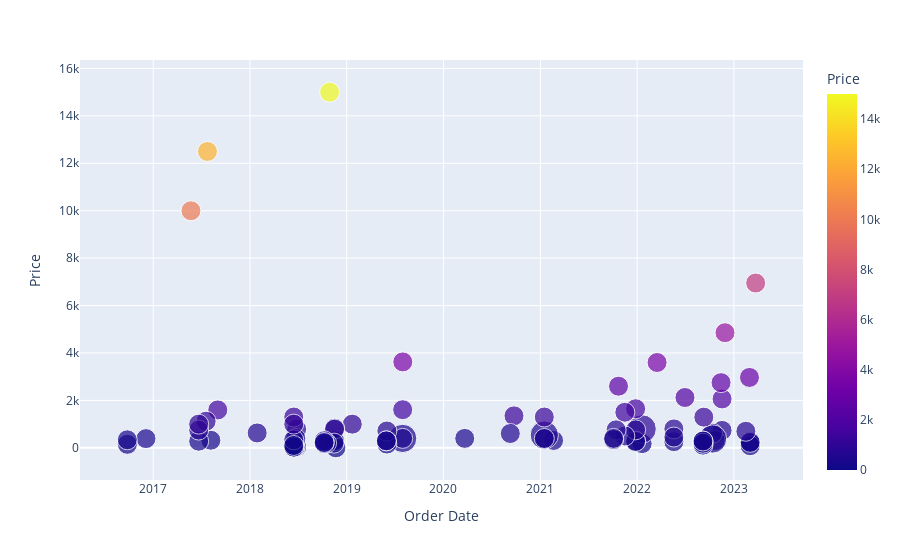

The cell this chart's notebook holds for it:
### Code cell
px.scatter(data_frame=orders_df, x='Order Date', y='Total Owed', color='Total Owed',
           labels={'Total Owed': 'Price'},hover_data=['Product Name'],size='Quantity')

### Figure 1 — Plotly figure (JSON) as saved in the notebook; plotly's stock layout.template omitted (floating-point values rounded to 4 significant figures)
{"data": [{"customdata": [["Rynox Air GT 4 Jacket - Mesh Motorcycle Riding Jacket with Impact Protection and Abrasion Resistance - Black White | Small"], ["3M Auto Specialty Tyre Dresser (250 ml) | Long lasting tyre Gloss | Fading and Crack Prevention."], ["Motul C2 Chain Lube for All Bikes (150 ml)"], ["Stewit Universal Motorcycle/Cycle Chain Cleaner Brush for Bikes (Blue)"], ["Motul C1 Chain Clean for All Bikes (150 ml)"], ["Stewit Universal Motorcycle/Cycle Chain Cleaner Brush for Bikes (Blue)"], ["3M Auto Specialty Tyre Dresser (250 ml) | Long lasting tyre Gloss | Fading and Crack Prevention."], ["Motul C1 Chain Clean for All Bikes (150 ml)"], ["Motul C2 Chain Lube for All Bikes (150 ml)"], ["Stewit Universal Motorcycle/Cycle Chain Cleaner Brush for Bikes (Blue)"], ["Motul C2 Chain Lube for All Bikes (150 ml)"], ["3M Auto Specialty Tyre Dresser (250 ml) | Long lasting tyre Gloss | Fading and Crack Prevention."], ["Motul C1 Chain Clean for All Bikes (150 ml)"], ["Peter England Men's Blue Blazer Slim (PIBZSNSBS78506_MediumBlue80_44)"], ["FitBox Sports Intruder 20 Kg Adjustable PVC Dumbbells Weights With Dumbbells Rods For Home Gym & Strength Training, 10 Kg X 2 (Black)"], ["FitBox Sports Intruder 20 Kg Adjustable PVC Dumbbells Weights With Dumbbells Rods For Home Gym & Strength Training, 10 Kg X 2 (Black)"], ["Axor Apex Hunter D/V Dull Black Red Helmet-M"], ["Tribit XSound Go 16W 5.0 Bluetooth Speaker with Loud Sound & Rich Bass, 24H Playtime, IPX7 Waterproof, Wireless Stereo Pairing, Type-C, Portable Wirel"], ["iClever HS14 Headphones for Girls, Kids Headphones with Mic, 94dB Volume Limited, Adjustable Headband, Foldable, Wired Over Ear Child Headset for Onli"], ["Rynox Air GT Riding Gloves (Grey Red, M)"], ["Rynox Air GT Riding Gloves (Grey Red, M)"], ["SOFTSPUN Microfiber Cloth - 4 pcs - 40x40 cms - 340 GSM Grey- Thick Lint & Streak-Free Multipurpose Cloths - Automotive Microfibre Towels for Car Bike"], ["Himalayan Organics Omega 3 6 9 Flaxseed Oil With Nutrition Supplement For Healthy Hair, Skin, Joint, Brain, Muscles And Bones - 90 Vegetarian Capsules"], ["Dr.Vaidya's Herbobuild Pack of 1 | 30 capsules | Ayurvedic Muscle & Mass Gainer Capsules | Muscle Protein Synthesis | Lean Mass Gainer | Improved Stam"], ["Peter England Men's Polyester Blend Regular Business Suit Pants Set (PESUONSB814767_Blue_36)"], ["eSplanade - 5 inches - Singing Bowl Tibetan Buddhist Prayer Instrument With Striker Stick | OM Bell | OM Bowl | Meditation Bowl | Music Therapy"], ["SFT Cinnamon (Dalchini Stick) 200 Gm"], ["Saffola Honey, 100% Pure NMR tested Honey, 1.0kg"], ["SFT Cardamom Green (Elaichi) 100 Gm"], ["Evergreen Farms Fresh Whole Cashews Kaju 250 Grams"], ["Steelbird SBA-1 R2K Double Visor Full Face Graphics ABS Helmet, Inner Silver Sun Shield and Outer Clear Visor (Medium 580 mm, Matt Black Grey)"], ["Himalayan Organics Omega 3 6 9 Vegan Natural Nutrition Supplement for Muscle , Bone , Heart & Skin - 90 Veg Capsules"], ["DR. VAIDYA'S new age ayurveda Herbobuild| Ayurvedic Capsules for Muscle Gain | Stamina and Performance | Power of Ashwagandha, Shatavari and Safed Mus"], ["Azani Plant Mass Gainer 1kg | 1083 Kcal, 45g Vegan Protein, 225g Carbohydrates, 0.5g Chlorella, 0.3g Ashwagandha | Intense Muscle Recovery, Weight Gai"], ["Vedapure Natural L-Arginine Nitric Oxide Booster Supplement For Energy, Muscle Growth, Heart Health, Vascularity & Double Strength - 60 Capsules (Pack"], ["Casio Youth-Analog Black Dial Men's Watch-MCW-100H-9A2VDF (AD215)"], ["Dettol Liquid Hand wash Refill Original -1500 ml"], ["Reiki Crystal Products Unisex Natural \"Certified\" Stone Tiger Eye Bracelet for Healing and Meditation, Protection, Courage (Golden & Brown)"], ["Reiki Crystal Products Unisex Natural \"Certified\" Stone Tiger Eye Bracelet for Healing and Meditation, Protection, Courage (Golden & Brown)"], ["Dettol Liquid Hand wash Refill Original -1500 ml"], ["Reiki Crystal Products Unisex Natural \"Certified\" Stone Tiger Eye Bracelet for Healing and Meditation, Protection, Courage (Golden & Brown)"], ["Dettol Liquid Hand wash Refill Original -1500 ml"], ["Just rider Bamboo Football Cotton Socks/Stockings for Men Women Knee High Length Superior Grip for Shin Guard, Anti Slip Blister Protection Anti Odour"], ["Dabur Cold Pressed Mustard Oil -1L : Healthy Cooking Oil with the Goodness of Omega 3 & 6"], ["Saffola Total Refined Cooking Oil | Blended Rice Bran & Safflower Oil | Helps Manage Cholesterol | Pouch, 4 X 1L Pouch"], ["Oleev Olive Pomace Oil for Everyday Cooking, 5L TIN"], ["Redragon Karura K502 Wired USB Gaming Keyboard with RGB LED Backlight, 104 Silent Keys and Wrist Rest (Black)"], ["Zebronics Zeb-Transformer-M Optical USB Gaming Mouse with LED Effect(Black)"], ["Butterfly Jet Elite Mixer Grinder, 750W, 4 Jars (Grey)"], ["Nestle Resource High Protein - 400g Pet Jar Pack (Vanilla Flavor)"], ["Boult Audio BassBuds Loop Wireless Bluetooth in Ear Earphone with Mic (Black)"], ["boAt BassHeads 152 KKR Edition in Ear Wired Earphones with Mic(Thunder Purple)"], ["Amazon Pay balance: Credits"], ["Pawzone Yellow Body Harness With Leash for Dogs -Medium(3/4 Inch)"], ["xcluma Waist Pack Travel Handy Hiking Zip Pouch Document Money Phone Belt Sport Bag Bum Bag for Men and Women Polyester (Grey)"], ["Lion Saffron, Original Kashmir Lacha Saffron/ Kesar/ Keshar (Certified Grade A) for Biryani, Beauty, Improved Health and Tilak (Pack of 1 (1gram))"], ["Oreva Roman Figure Round Plastic Analog Wall Clock (28 cm x 28 cm x 3.9 cm, Silver, AQ-1457)"], ["Infinity (JBL) Fuze 100 Deep Bass Dual Equalizer IPX7 Waterproof Portable Wireless Speaker (Charcoal Black)"], ["Police Hedge Polyester 30 Ltr Black Laptop Stylish Premium Quality Backpack"], ["LPG cylinder booking"], ["Mobile Prepaid Recharge"], ["ALFA AWUS036NEH Long Range WIRELESS 802.11b/g/n Wi-Fi USBAdapter"], ["SWADESI STUFF Quartz Movement Analogue Black Dial Leather Strap Lord Shiva Mahadev Men's Watch"], ["HP 32GB Class 10 MicroSD Memory Card (U1 TF Card32GB)"], ["SanDisk Ultra Dual SDDD3-128G-I35 USB 3.0 128GB Flash Drive"], ["SWADESI STUFF Quartz Movement Analogue Black Dial Leather Strap Lord Shiva Mahadev Men's Watch"], ["Maxima Analog White Dial Women's Watch - 41271LMLI"], ["DTH recharge"], ["DTH recharge"], ["DTH recharge"], ["Amazon Pay balance: Money"], ["Amazon Pay balance: Money"], ["verticals Men's Cotton Army Print Cargo Pants (Multicolour, 38)"], ["Amazon Pay balance: Money (Cash-load)"], ["PROPER DESI Stuffed Teddy Bear For Kids - Yellow 42 Cm/16 Inch"], ["Micromax X424 (Black-Grey)"], ["Campus Sutra Women's Cotton Sweatshirt (AZW17_JKHNK_W_PLN_DN_AZ_XL_Denim_X-Large)"], ["Mobile Prepaid Recharge"], ["Mobile Prepaid Recharge"], ["Honor 8X (Black, 4GB RAM, 64GB Storage)"], ["Mobile Prepaid Recharge"], ["Mobile Prepaid Recharge"], ["Mobile Prepaid Recharge"], ["Mobile Prepaid Recharge"], ["Mobile Prepaid Recharge"], ["Generic MagiDeal 5 Pair Adult Plastics Red/Blue 3D Glasses Anaglyph Glasses,Black"], ["iBall Style 63 Optical Mouse (Black)"], ["Clublaptop Reversible 15.6-inch Laptop Sleeve"], ["Mobile Prepaid Recharge"], ["HOLME'S Stuffed Teddy Bear - 3 Feet - Pink"], ["Mobile Prepaid Recharge"], ["Mobile Prepaid Recharge"], ["Mobile Prepaid Recharge"], ["Mobile Prepaid Recharge"], ["Mobile Prepaid Recharge"], ["Philips Beard Trimmer Cordless for Men QT4001/15"], ["Threptin Protein Supplement Diskettes - 275 g"], ["Philips Beard Trimmer Cordless for Men QT4001/15"], ["Threptin Protein Supplement Diskettes - 275 g"], ["Amazon Pay balance: Money"], ["Amazon Pay balance: Money"], ["Campus Sutra Women's Cotton Quilted Hoodie (AW15_ZH_W_PLN_DN_XL)"], ["Easies Synthetic Leather Executive Office Bag, 16 Inches"], ["NIKAVI Black Seamless Skull Face Tube Mask Pack (2)"], ["Lenovo Z2 Plus (Black, 64GB)"], ["Orpat OEH-1220 2000-Watt Fan Heater (White)"], ["PES Shock Proof Protective Rugged Armor Super Hybrid Heavy Duty Back Case Cover For Asus Zenfone 2 Laser 5.5 - Rugged Black"], ["Samsung EVO Plus Class 10 32GB MicroSD 80 MB/S Memory Card with SD Adapter (MB-MC32D)"], ["Zoook ZB-Jazz Beats Wireless On-Ear Bluetooth Headphones With In-built FM"], ["Asus Zenfone 2 Laser 5.5 ZE550KL(Black, 3 GB RAM, 16 GB)"], ["CHKOKKO 8X Zoom Universal Mobile Phone Telescope Camera Lens Adjustable Clip Holder (White Red)"], ["Casotec Metal Back TPU Back Case Cover for Micromax Canvas Knight A350 - Brown"], ["CASSIEY?? 2.5D Curved Edge Ultra HD+ 9H Hardness Premium Tempered Glass For Xiaomi Redmi Note 3,Transparent"]], "hovertemplate": "Order Date=%{x}<br>Price=%{marker.color}<br>Quantity=%{marker.size}<br>Product Name=%{customdata[0]}<extra></extra>", "legendgroup": "", "marker": {"color": [6950, 267, 199, 89, 233, 0, 0, 0, 0, 0, 0, 0, 0, 2969, 699, 0, 4856, 2063.0, 736.2, 2750, 0, 309.1, 617.4, 374, 0, 1295, 113, 277, 194, 290, 2123, 0, 261.2, 799, 455, 3599, 178, 798, 0, 0, 0, 0, 284, 265, 759, 1649, 1499, 499, 2599, 759, 349, 399, 10, 312, 399, 540, 395, 1299, 1349, 605, 399, 3625, 398, 399, 1609, 159, 710, 295, 295, 295, 500, 500, 999, 1, 299, 829, 786, 199, 100, 14999, 199, 49, 49, 49, 49, 299, 189, 228, 40, 785, 399, 18, 30, 30, 30, 1299, 338, 0, 0, 1000, 100, 629, 1599, 320, 12499, 1124, 279, 749, 999, 9999, 389, 149, 339], "coloraxis": "coloraxis", "size": [1, 1, 1, 1, 1, 0, 0, 0, 0, 0, 0, 0, 0, 1, 1, 0, 1, 1, 1, 1, 0, 1, 1, 2, 0, 1, 1, 1, 1, 1, 1, 0, 1, 1, 1, 1, 1, 2, 0, 0, 0, 0, 1, 1, 1, 1, 1, 1, 1, 1, 1, 1, 0, 1, 1, 2, 1, 1, 1, 1, 1, 1, 2, 1, 1, 1, 1, 1, 0, 1, 0, 0, 1, 1, 1, 1, 1, 1, 0, 1, 1, 0, 0, 0, 0, 1, 1, 1, 1, 1, 1, 1, 1, 1, 1, 1, 1, 0, 0, 1, 1, 1, 1, 1, 1, 1, 1, 1, 1, 1, 1, 1, 1], "sizemode": "area", "sizeref": 0.005, "symbol": "circle"}, "mode": "markers", "name": "", "orientation": "v", "showlegend": false, "x": ["2023-03-24T02:28:49", "2023-03-03T08:02:35", "2023-03-03T08:02:35", "2023-03-03T08:02:35", "2023-03-03T08:02:35", "2023-03-03T07:46:45", "2023-03-03T07:46:45", "2023-03-03T07:46:45", "2023-03-03T07:46:45", "2023-03-02T14:41:22", "2023-03-02T14:41:22", "2023-03-02T14:41:22", "2023-03-02T14:41:22", "2023-02-28T16:47:25", "2023-02-15T03:08:16", "2023-02-14T18:21:01", "2022-11-28T10:25:56", "2022-11-17T10:05:37", "2022-11-17T10:05:37", "2022-11-13T11:18:26", "2022-10-22T12:43:20", "2022-10-22T12:43:20", "2022-10-12T13:18:28", "2022-10-12T13:18:28", "2022-10-09T14:29:03", "2022-09-09T10:15:13", "2022-09-06T09:47:46", "2022-09-06T09:47:46", "2022-09-06T09:47:46", "2022-09-06T09:47:46", "2022-06-30T07:09:42", "2022-05-21T03:00:56", "2022-05-19T10:01:56", "2022-05-19T10:01:56", "2022-05-19T10:01:56", "2022-03-17T04:01:53", "2022-01-19T18:29:37", "2022-01-19T18:29:37", "2022-01-19T18:15:40", "2022-01-19T18:15:40", "2022-01-19T18:07:52", "2022-01-19T18:07:52", "2021-12-26T06:00:53", "2021-12-26T06:00:53", "2021-12-26T06:00:53", "2021-12-26T06:00:53", "2021-11-15T11:30:51", "2021-11-15T11:30:51", "2021-10-22T15:08:34", "2021-10-13T13:05:15", "2021-10-04T03:15:11", "2021-10-04T03:15:11", "2021-06-17T10:34:06", "2021-02-19T15:31:51", "2021-01-15T14:03:57", "2021-01-15T14:03:57", "2021-01-15T14:03:57", "2021-01-15T14:03:57", "2020-09-23T05:42:19", "2020-09-09T07:22:46", "2020-03-21T07:41:19", "2019-07-31T15:14:18", "2019-07-31T05:18:49", "2019-07-31T05:18:49", "2019-07-31T05:18:49", "2019-06-01T13:32:59", "2019-06-01T13:32:59", "2019-05-30T15:01:09", "2019-05-30T14:58:30", "2019-05-30T14:52:08", "2019-05-11T14:53:19", "2019-05-11T14:52:41", "2019-01-22T03:17:01", "2018-11-21T05:59:27", "2018-11-16T08:53:43", "2018-11-16T08:53:43", "2018-11-16T08:53:43", "2018-11-14T10:45:20", "2018-11-11T06:23:38", "2018-10-28T12:43:59", "2018-10-17T03:57:54", "2018-10-13T12:05:21", "2018-10-13T11:47:37", "2018-10-13T11:44:25", "2018-10-13T11:40:24", "2018-10-08T02:28:25", "2018-10-08T02:28:25", "2018-10-08T02:28:25", "2018-06-26T05:26:27", "2018-06-26T05:20:49", "2018-06-23T02:20:35", "2018-06-20T01:29:42", "2018-06-20T01:29:03", "2018-06-16T04:52:57", "2018-06-15T05:22:37", "2018-06-15T05:15:31", "2018-06-15T05:15:31", "2018-06-15T05:10:36", "2018-06-15T05:10:36", "2018-06-15T05:07:18", "2018-06-15T03:13:50", "2018-01-28T05:55:35", "2017-09-01T13:55:15", "2017-08-06T12:00:59", "2017-07-24T16:09:05", "2017-07-19T17:23:40", "2017-06-21T13:11:04", "2017-06-21T13:11:04", "2017-06-21T11:27:51", "2017-05-23T07:23:49", "2016-12-04T16:12:41", "2016-09-25T12:00:47", "2016-09-25T07:31:58"], "xaxis": "x", "y": [6950, 267, 199, 89, 233, 0, 0, 0, 0, 0, 0, 0, 0, 2969, 699, 0, 4856, 2063.0, 736.2, 2750, 0, 309.1, 617.4, 374, 0, 1295, 113, 277, 194, 290, 2123, 0, 261.2, 799, 455, 3599, 178, 798, 0, 0, 0, 0, 284, 265, 759, 1649, 1499, 499, 2599, 759, 349, 399, 10, 312, 399, 540, 395, 1299, 1349, 605, 399, 3625, 398, 399, 1609, 159, 710, 295, 295, 295, 500, 500, 999, 1, 299, 829, 786, 199, 100, 14999, 199, 49, 49, 49, 49, 299, 189, 228, 40, 785, 399, 18, 30, 30, 30, 1299, 338, 0, 0, 1000, 100, 629, 1599, 320, 12499, 1124, 279, 749, 999, 9999, 389, 149, 339], "yaxis": "y", "type": "scatter"}], "layout": {"xaxis": {"anchor": "y", "domain": [0, 1], "title": {"text": "Order Date"}, "type": "date", "range": ["2016-04-24 19:59:56.8541", "2023-08-24 14:00:50.1459"], "autorange": true}, "yaxis": {"anchor": "x", "domain": [0, 1], "title": {"text": "Price"}, "type": "linear", "range": [-1558.0, 16560.0], "autorange": true}, "coloraxis": {"colorbar": {"title": {"text": "Price"}}, "colorscale": [[0, "#0d0887"], [0.1111, "#46039f"], [0.2222, "#7201a8"], [0.3333, "#9c179e"], [0.4444, "#bd3786"], [0.5556, "#d8576b"], [0.6667, "#ed7953"], [0.7778, "#fb9f3a"], [0.8889, "#fdca26"], [1, "#f0f921"]]}, "legend": {"tracegroupgap": 0, "itemsizing": "constant"}, "margin": {"t": 60}, "autosize": true}}
